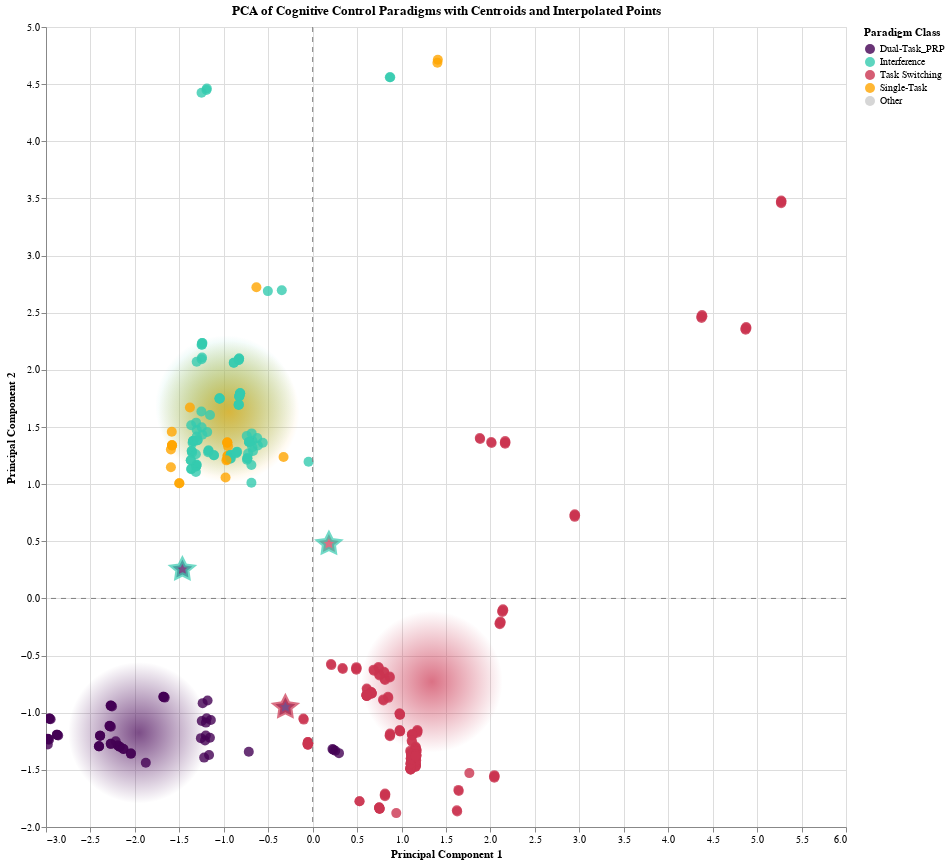

Notebook code for this chart:
### Markdown cell above
### Plot Experimental Conditions

### Code cell
display(final_plot_df.head())
chart_layers = []

# Define the color scheme explicitly so we can reuse it
paradigm_colors = alt.Scale(domain=['Dual-Task_PRP', 'Interference', 'Task Switching', 'Single-Task', 'Other'], 
                            range=['#440154', '#34CBAF', '#CB3450', '#FFA500', '#cccccc'])

# --- 5. Define Tooltip Columns ---
tooltip_cols = [
    alt.Tooltip('Experiment:N', title='Experiment'),
    alt.Tooltip('Paradigm:N', title='Paradigm Class'),
    alt.Tooltip('Task 2 Response Probability:Q', title='T2 Response Probability', format='.2f'),
    alt.Tooltip('Inter-task SOA:N', title='Inter-task SOA'),
    alt.Tooltip('Distractor SOA:N', title='Distractor SOA'),
    alt.Tooltip('Task 1 CSI:Q', title='T1 CSI', format='.0f'),
    alt.Tooltip('Task 2 CSI:Q', title='T2 CSI', format='.0f'),
    alt.Tooltip('RSI:Q', title='RSI', format='.0f'),
    alt.Tooltip('RSI is Predictable:N', title='RSI Predictable'),
    alt.Tooltip('Switch Rate:Q', title='Switch Rate (%)', format='.1f'),
    alt.Tooltip('Trial Transition Type:N', title='Transition Type'),
    alt.Tooltip('Stimulus-Stimulus Congruency:N', title='Stimulus-Stimulus Congruency'),
    alt.Tooltip('Stimulus-Response Congruency:N', title='Stimulus-Response Congruency'),
    alt.Tooltip('Response Set Overlap:N', title='Response Set Overlap'),
    alt.Tooltip('Task 1 Stimulus-Response Mapping:N', title='T1 Stimulus-Response Mapping'),
    alt.Tooltip('Task 2 Stimulus-Response Mapping:N', title='T2 Stimulus-Response Mapping'),
    alt.Tooltip('Task 1 Difficulty:Q', title='T1 Difficulty', format='.1f'),
    alt.Tooltip('Task 2 Difficulty:Q', title='T2 Difficulty', format='.1f'),
    alt.Tooltip('Task_2_CSI_is_NA:N', title='T2 CSI is N/A'),
    alt.Tooltip('Task_2_Difficulty_is_NA:N', title='T2 Difficulty is N/A'),
    alt.Tooltip('Inter_task_SOA_is_NA:N', title='Inter-task SOA is N/A'),
    alt.Tooltip('Distractor_SOA_is_NA:N', title='Distractor SOA is N/A')
]

# --- 6. Create the Layered Altair Chart ---

# Layer 1: Centroids (large, transparent circles)
# Zip the domain and range to loop through them together
for category, hex_color in zip(paradigm_colors.domain, paradigm_colors.range):

    # 1. Convert the hex color to its RGB components
    r, g, b = hex_to_rgb(hex_color)

    # 2. Create the RGBA string for the gradient
    transparent_rgba = f'rgba({r}, {g}, {b}, 0)'
    # 3. Create the chart layer for this category
    layer = alt.Chart(final_plot_df).mark_circle(size=20000).encode(
        x='PC1:Q',
        y='PC2:Q',
        color=alt.value({
            "gradient": "radial",
            "stops": [
                {"offset": 0, "color": hex_color},          # The solid hex color at the center
                {"offset": 1, "color": transparent_rgba}    # The transparent version at the edge
            ]
        })
    ).transform_filter(
        (alt.datum.Paradigm == category) & (alt.datum['Point Type'] == 'Centroid') # Filter for the current category
    )

    chart_layers.append(layer)

# Layer 2: Empirical Data Points (standard circles)
empirical_chart = alt.Chart(final_plot_df).mark_circle(
    size=100,
    opacity=0.8
).encode(
    x=alt.X('PC1:Q', title='Principal Component 1 (Task-Set Dynamics: Sequential Switching vs. Concurrent Coordination)'),
    y=alt.Y('PC2:Q', title='Principal Component 2 (Task Set Size '),
    color=alt.Color('Paradigm:N', title='Paradigm Class', scale=paradigm_colors),
    tooltip=tooltip_cols
).transform_filter(
    alt.datum['Point Type'] == 'Empirical Data'
)
chart_layers.append(empirical_chart)

# Layer 3: Interpolated Points (large, black diamonds to stand out)
interpolated_chart = alt.Chart(final_plot_df).mark_point(
    size=400,
    shape='M0,.5L.6,.8L.5,.1L1,-.3L.3,-.4L0,-1L-.3,-.4L-1,-.3L-.5,.1L-.6,.8L0,.5Z',
    filled=True,
    strokeWidth=4 # Make the stroke thicker to be more visible
).encode(
    x=alt.X('PC1:Q'),
    y=alt.Y('PC2:Q'),
    # Use the 'Parent1' and 'Parent2' columns to drive the colors
    color=alt.Color('Parent1:N', title='Paradigm Class', scale=paradigm_colors, legend=None), # Fill color
    stroke=alt.Color('Parent2:N', title='Paradigm Class', scale=paradigm_colors, legend=None), # Stroke color
    tooltip=tooltip_cols
).transform_filter(
    alt.datum['Point Type'] == 'Interpolated'
)
chart_layers.append(interpolated_chart)

# --- 7. Add Zero Lines and Combine Layers ---
zero_line_h = alt.Chart(pd.DataFrame({'y': [0]})).mark_rule(strokeDash=[5,5], color='grey').encode(y='y')
zero_line_v = alt.Chart(pd.DataFrame({'x': [0]})).mark_rule(strokeDash=[5,5], color='grey').encode(x='x')
chart_layers.append(zero_line_h)
chart_layers.append(zero_line_v)

# Layer all the charts together. The order is important: bottom layers are drawn first.
final_layered_chart = alt.layer(
    #centroids_chart,
    *chart_layers
).properties(
    title='PCA of Cognitive Control Paradigms with Centroids and Interpolated Points',
    width=800,
    height=800
).interactive()

final_layered_chart = final_layered_chart.resolve_scale(
    color='independent',
    stroke='independent'
).resolve_legend(
    color='shared'
)
final_layered_chart.save('chart.json')
# Display the final chart
final_layered_chart

### Figure 1 — Vega-Lite specification as saved in the notebook (floating-point values rounded to 4 significant figures; data arrays with more than 128 entries replaced by an {"elided": "..."} marker saying what was removed)
{"config": {"view": {"continuousWidth": 300, "continuousHeight": 300}}, "layer": [{"data": {"name": "data-6b6222d7de163af524ef5a23b464da21"}, "mark": {"type": "circle", "size": 20000}, "encoding": {"color": {"value": {"gradient": "radial", "stops": [{"color": "#440154", "offset": 0}, {"color": "rgba(68, 1, 84, 0)", "offset": 1}]}}, "x": {"field": "PC1", "type": "quantitative"}, "y": {"field": "PC2", "type": "quantitative"}}, "name": "view_2", "transform": [{"filter": "((datum.Paradigm === 'Dual-Task_PRP') && (datum['Point Type'] === 'Centroid'))"}]}, {"data": {"name": "data-6b6222d7de163af524ef5a23b464da21"}, "mark": {"type": "circle", "size": 20000}, "encoding": {"color": {"value": {"gradient": "radial", "stops": [{"color": "#34CBAF", "offset": 0}, {"color": "rgba(52, 203, 175, 0)", "offset": 1}]}}, "x": {"field": "PC1", "type": "quantitative"}, "y": {"field": "PC2", "type": "quantitative"}}, "transform": [{"filter": "((datum.Paradigm === 'Interference') && (datum['Point Type'] === 'Centroid'))"}]}, {"data": {"name": "data-6b6222d7de163af524ef5a23b464da21"}, "mark": {"type": "circle", "size": 20000}, "encoding": {"color": {"value": {"gradient": "radial", "stops": [{"color": "#CB3450", "offset": 0}, {"color": "rgba(203, 52, 80, 0)", "offset": 1}]}}, "x": {"field": "PC1", "type": "quantitative"}, "y": {"field": "PC2", "type": "quantitative"}}, "transform": [{"filter": "((datum.Paradigm === 'Task Switching') && (datum['Point Type'] === 'Centroid'))"}]}, {"data": {"name": "data-6b6222d7de163af524ef5a23b464da21"}, "mark": {"type": "circle", "size": 20000}, "encoding": {"color": {"value": {"gradient": "radial", "stops": [{"color": "#FFA500", "offset": 0}, {"color": "rgba(255, 165, 0, 0)", "offset": 1}]}}, "x": {"field": "PC1", "type": "quantitative"}, "y": {"field": "PC2", "type": "quantitative"}}, "transform": [{"filter": "((datum.Paradigm === 'Single-Task') && (datum['Point Type'] === 'Centroid'))"}]}, {"data": {"name": "data-6b6222d7de163af524ef5a23b464da21"}, "mark": {"type": "circle", "size": 20000}, "encoding": {"color": {"value": {"gradient": "radial", "stops": [{"color": "#cccccc", "offset": 0}, {"color": "rgba(204, 204, 204, 0)", "offset": 1}]}}, "x": {"field": "PC1", "type": "quantitative"}, "y": {"field": "PC2", "type": "quantitative"}}, "transform": [{"filter": "((datum.Paradigm === 'Other') && (datum['Point Type'] === 'Centroid'))"}]}, {"data": {"name": "data-6b6222d7de163af524ef5a23b464da21"}, "mark": {"type": "circle", "opacity": 0.8, "size": 100}, "encoding": {"color": {"field": "Paradigm", "scale": {"domain": ["Dual-Task_PRP", "Interference", "Task Switching", "Single-Task", "Other"], "range": ["#440154", "#34CBAF", "#CB3450", "#FFA500", "#cccccc"]}, "title": "Paradigm Class", "type": "nominal"}, "tooltip": [{"field": "Experiment", "title": "Experiment", "type": "nominal"}, {"field": "Paradigm", "title": "Paradigm Class", "type": "nominal"}, {"field": "Task 2 Response Probability", "format": ".2f", "title": "T2 Response Probability", "type": "quantitative"}, {"field": "Inter-task SOA", "title": "Inter-task SOA", "type": "nominal"}, {"field": "Distractor SOA", "title": "Distractor SOA", "type": "nominal"}, {"field": "Task 1 CSI", "format": ".0f", "title": "T1 CSI", "type": "quantitative"}, {"field": "Task 2 CSI", "format": ".0f", "title": "T2 CSI", "type": "quantitative"}, {"field": "RSI", "format": ".0f", "title": "RSI", "type": "quantitative"}, {"field": "RSI is Predictable", "title": "RSI Predictable", "type": "nominal"}, {"field": "Switch Rate", "format": ".1f", "title": "Switch Rate (%)", "type": "quantitative"}, {"field": "Trial Transition Type", "title": "Transition Type", "type": "nominal"}, {"field": "Stimulus-Stimulus Congruency", "title": "Stimulus-Stimulus Congruency", "type": "nominal"}, {"field": "Stimulus-Response Congruency", "title": "Stimulus-Response Congruency", "type": "nominal"}, {"field": "Response Set Overlap", "title": "Response Set Overlap", "type": "nominal"}, {"field": "Task 1 Stimulus-Response Mapping", "title": "T1 Stimulus-Response Mapping", "type": "nominal"}, {"field": "Task 2 Stimulus-Response Mapping", "title": "T2 Stimulus-Response Mapping", "type": "nominal"}, {"field": "Task 1 Difficulty", "format": ".1f", "title": "T1 Difficulty", "type": "quantitative"}, {"field": "Task 2 Difficulty", "format": ".1f", "title": "T2 Difficulty", "type": "quantitative"}, {"field": "Task_2_CSI_is_NA", "title": "T2 CSI is N/A", "type": "nominal"}, {"field": "Task_2_Difficulty_is_NA", "title": "T2 Difficulty is N/A", "type": "nominal"}, {"field": "Inter_task_SOA_is_NA", "title": "Inter-task SOA is N/A", "type": "nominal"}, {"field": "Distractor_SOA_is_NA", "title": "Distractor SOA is N/A", "type": "nominal"}], "x": {"field": "PC1", "title": "Principal Component 1", "type": "quantitative"}, "y": {"field": "PC2", "title": "Principal Component 2", "type": "quantitative"}}, "transform": [{"filter": "(datum['Point Type'] === 'Empirical Data')"}]}, {"data": {"name": "data-6b6222d7de163af524ef5a23b464da21"}, "mark": {"type": "point", "filled": true, "shape": "M0,.5L.6,.8L.5,.1L1,-.3L.3,-.4L0,-1L-.3,-.4L-1,-.3L-.5,.1L-.6,.8L0,.5Z", "size": 400, "strokeWidth": 4}, "encoding": {"color": {"field": "Parent1", "legend": null, "scale": {"domain": ["Dual-Task_PRP", "Interference", "Task Switching", "Single-Task", "Other"], "range": ["#440154", "#34CBAF", "#CB3450", "#FFA500", "#cccccc"]}, "title": "Paradigm Class", "type": "nominal"}, "stroke": {"field": "Parent2", "legend": null, "scale": {"domain": ["Dual-Task_PRP", "Interference", "Task Switching", "Single-Task", "Other"], "range": ["#440154", "#34CBAF", "#CB3450", "#FFA500", "#cccccc"]}, "title": "Paradigm Class", "type": "nominal"}, "tooltip": [{"field": "Experiment", "title": "Experiment", "type": "nominal"}, {"field": "Paradigm", "title": "Paradigm Class", "type": "nominal"}, {"field": "Task 2 Response Probability", "format": ".2f", "title": "T2 Response Probability", "type": "quantitative"}, {"field": "Inter-task SOA", "title": "Inter-task SOA", "type": "nominal"}, {"field": "Distractor SOA", "title": "Distractor SOA", "type": "nominal"}, {"field": "Task 1 CSI", "format": ".0f", "title": "T1 CSI", "type": "quantitative"}, {"field": "Task 2 CSI", "format": ".0f", "title": "T2 CSI", "type": "quantitative"}, {"field": "RSI", "format": ".0f", "title": "RSI", "type": "quantitative"}, {"field": "RSI is Predictable", "title": "RSI Predictable", "type": "nominal"}, {"field": "Switch Rate", "format": ".1f", "title": "Switch Rate (%)", "type": "quantitative"}, {"field": "Trial Transition Type", "title": "Transition Type", "type": "nominal"}, {"field": "Stimulus-Stimulus Congruency", "title": "Stimulus-Stimulus Congruency", "type": "nominal"}, {"field": "Stimulus-Response Congruency", "title": "Stimulus-Response Congruency", "type": "nominal"}, {"field": "Response Set Overlap", "title": "Response Set Overlap", "type": "nominal"}, {"field": "Task 1 Stimulus-Response Mapping", "title": "T1 Stimulus-Response Mapping", "type": "nominal"}, {"field": "Task 2 Stimulus-Response Mapping", "title": "T2 Stimulus-Response Mapping", "type": "nominal"}, {"field": "Task 1 Difficulty", "format": ".1f", "title": "T1 Difficulty", "type": "quantitative"}, {"field": "Task 2 Difficulty", "format": ".1f", "title": "T2 Difficulty", "type": "quantitative"}, {"field": "Task_2_CSI_is_NA", "title": "T2 CSI is N/A", "type": "nominal"}, {"field": "Task_2_Difficulty_is_NA", "title": "T2 Difficulty is N/A", "type": "nominal"}, {"field": "Inter_task_SOA_is_NA", "title": "Inter-task SOA is N/A", "type": "nominal"}, {"field": "Distractor_SOA_is_NA", "title": "Distractor SOA is N/A", "type": "nominal"}], "x": {"field": "PC1", "type": "quantitative"}, "y": {"field": "PC2", "type": "quantitative"}}, "transform": [{"filter": "(datum['Point Type'] === 'Interpolated')"}]}, {"data": {"name": "data-a0a55d106695e8d630baff0f16eee66d"}, "mark": {"type": "rule", "color": "grey", "strokeDash": [5, 5]}, "encoding": {"y": {"field": "y", "type": "quantitative"}}}, {"data": {"name": "data-d285a7403ed98ae579761d64a864032b"}, "mark": {"type": "rule", "color": "grey", "strokeDash": [5, 5]}, "encoding": {"x": {"field": "x", "type": "quantitative"}}}], "height": 800, "params": [{"name": "param_2", "select": {"type": "interval", "encodings": ["x", "y"]}, "bind": "scales", "views": ["view_2"]}], "resolve": {"legend": {"color": "shared"}, "scale": {"color": "independent", "stroke": "independent"}}, "title": "PCA of Cognitive Control Paradigms with Centroids and Interpolated Points", "width": 800, "$schema": "https://vega.github.io/schema/vega-lite/v5.20.1.json", "datasets": {"data-6b6222d7de163af524ef5a23b464da21": {"elided": "356 records"}, "data-a0a55d106695e8d630baff0f16eee66d": [{"y": 0}], "data-d285a7403ed98ae579761d64a864032b": [{"x": 0}]}}
